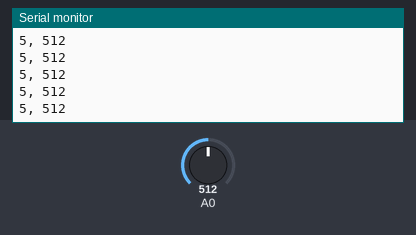
The sketch below on a simulated Arduino Uno, built with avr-gcc and run on an emulated ATmega328P. On the bench: the last lines printed to the serial monitor. The inputs (shaded band) are chosen by the test bench; at power-on: A0 = 512.

Above: at 1.2 s.
1.3 s: A0 set to 11
At 1.8 s:
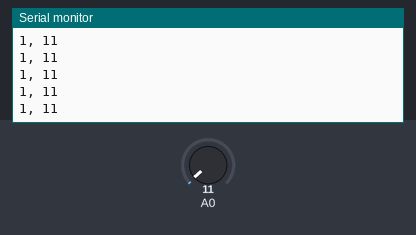
2.8 s: A0 set to 8
At 3.8 s:
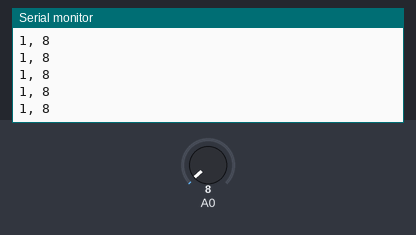
Timing chart, 0 to 5.8 s (numbered marks = the images above; inputs shaded):
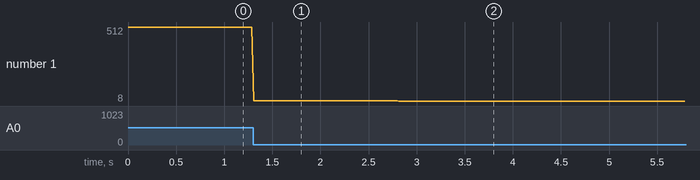

Measured:
- after the input at 1.3 s, the serial monitor: prints a new line at once (image 1)
- after the input at 2.8 s, the serial monitor: prints a new line at once (image 2)
- plotted number 1: 512 → 11 after the input at 1.3 s, 11 → 8 after the input at 2.8 s

The sketch:

AnalogSound.ino
```cpp
void setup() {
  pinMode(8, OUTPUT);
  Serial.begin(9600);
}

void loop() {
  // put your main code here, to run repeatedly:
  int val = analogRead(0);
  int mappedVal = map(val, 0, 1023, 1, 10);

  digitalWrite(8, HIGH);
  delayMicroseconds(mappedVal);
  digitalWrite(8, LOW);
  delayMicroseconds(mappedVal);

 Serial.print(mappedVal);
  Serial.print(", ");
  Serial.println(val);

  delay(20);
}
```
